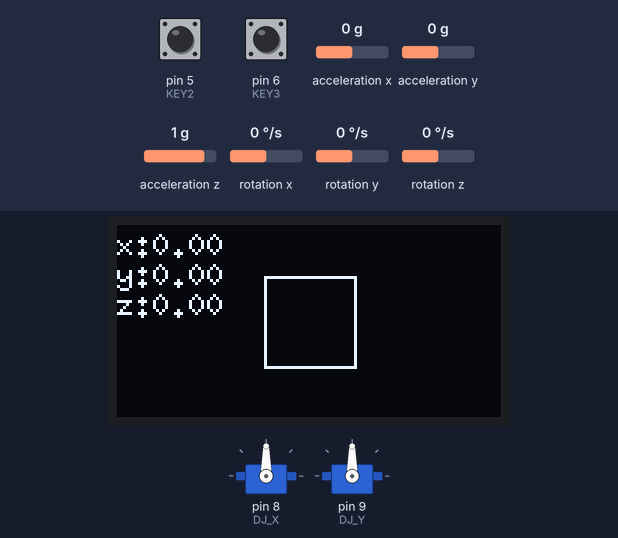
Recording of a sketch running on a simulated Arduino Mega 2560, built with avr-gcc and run on an emulated ATmega2560. On the bench: 128×64 one-colour display, 2 × servo. Inputs (shaded band) come from the test bench; at power-on: pin 5 (KEY2) LOW, rotation z 0 °/s, acceleration x 0 g, pin 6 (KEY3) LOW, acceleration y 0 g, acceleration z 1 g, rotation x 0 °/s, rotation y 0 °/s. The sensor or clock chip raises its interrupt line as the real part does; what the sketch prints to the serial monitor is not drawn.

Above: at 1.7 s.
1.8 s: pin 5 (KEY2) pulled HIGH for 1 s
At 3.5 s:
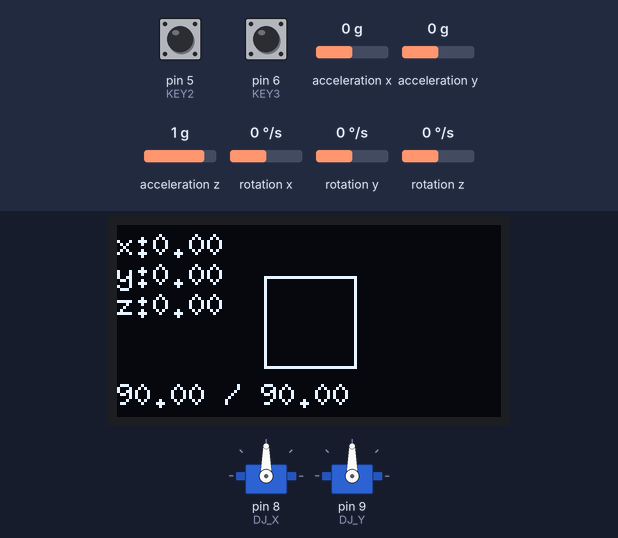
4.3 s: rotation z set to 28 °/s
At 5.4 s:
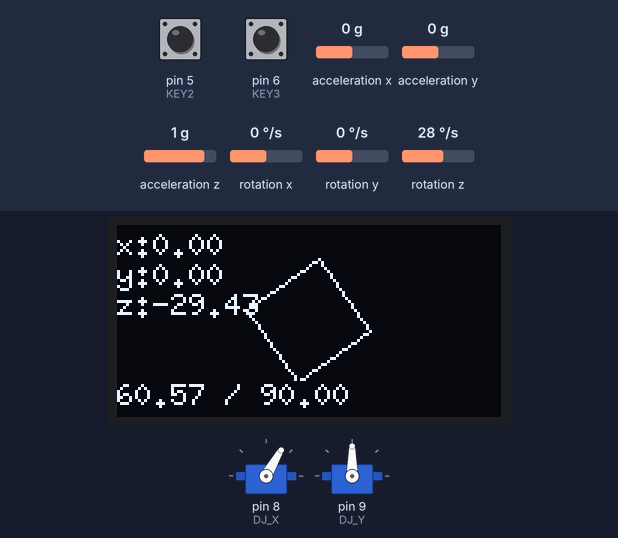
6.4 s: acceleration x set to -1.4 g
At 7.56 s:
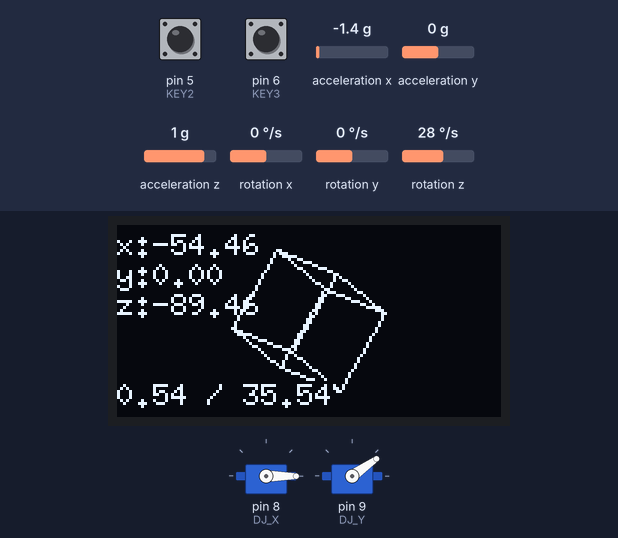
Timing chart, 0 to 16.6 s (numbered marks = the images above; inputs shaded):
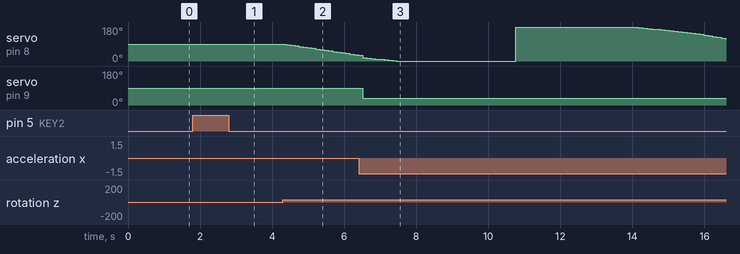

The sketch:

11GyroPTZControl.ino
```cpp
#include <Arduino.h>
#include <U8g2lib.h>

#ifdef U8X8_HAVE_HW_SPI
#include <SPI.h>
#endif
#ifdef U8X8_HAVE_HW_I2C
#include <Wire.h>
#endif
//选择屏幕型号1.3寸SH1106 OLED屏幕
U8G2_SH1106_128X64_NONAME_F_HW_I2C u8g2(U8G2_R0, /* reset=*/ U8X8_PIN_NONE);
#include <Servo.h>

// 创建两个舵机对象
Servo myservo1, myservo2;
int pos = 0;    // 角度存储变量
int DJ_X = 8, DJ_Y = 9;//定义两个舵机控制引脚为CPU 8号和9号引脚

#include "I2Cdev.h"
#include "MPU6050_6Axis_MotionApps20.h"

#if I2CDEV_IMPLEMENTATION == I2CDEV_ARDUINO_WIRE
#include "Wire.h"
#endif

//创建陀螺仪
MPU6050 mpu;
//MPU6050 mpu(0x69); // <-- use for AD0 high
#define OUTPUT_READABLE_YAWPITCHROLL

#define INTERRUPT_PIN 50  // use pin 2 on Arduino Uno & most boards

bool blinkState = false;

// MPU 控制/状态变量
bool dmpReady = false;  // 若DMP初始化成功，设置为true
uint8_t mpuIntStatus;   // MPU中断状态
uint8_t devStatus;      // 设备运行状态 (0 = success, !0 = error)
uint16_t packetSize;    // 预留DMP 数据包大小 (默认 42 字节)
uint16_t fifoCount;     // FIFO计数器
uint8_t fifoBuffer[64]; // FIFO 存储缓冲区

// orientation/motion vars
Quaternion q;           // [w, x, y, z]         四元数
VectorInt16 aa;         // [x, y, z]            加速度传感器测量值
VectorInt16 aaReal;     // [x, y, z]            无重力加速度传感器测量值
VectorInt16 aaWorld;    // [x, y, z]            通用坐标传感器测量值
VectorFloat gravity;    // [x, y, z]            重力矢量
float euler[3];         // [psi, theta, phi]    欧拉角
float ypr[3];           // [yaw, pitch, roll]   航向角/俯仰角/横滚角和重力矢量

// packet structure for InvenSense teapot demo
uint8_t teapotPacket[14] = { '$', 0x02, 0, 0, 0, 0, 0, 0, 0, 0, 0x00, 0x00, '\r', '\n' };


volatile bool mpuInterrupt = false;     // 赋MPU中断初值为false
void dmpDataReady() {
  mpuInterrupt = true;
}
///////////////////////////////////////////////////////////////////////////////////////

float cube[8][3] = {{ -15, -15, -15}, { -15, 15, -15}, {15, 15, -15}, {15, -15, -15}, { -15, -15, 15}, { -15, 15, 15}, {15, 15, 15}, {15, -15, 15}}; //立方体各点坐标
int lineid[] = {1, 2, 2, 3, 3, 4, 4, 1, 5, 6, 6, 7, 7, 8, 8, 5, 8, 4, 7, 3, 6, 2, 5, 1}; //记录点之间连接顺序
//计算立方体矩阵乘法
float* matconv(float* a, float b[3][3]) {
  float res[3];
  for (int i = 0; i < 3; i++)
    res[i] = b[i][0] * a[0] + b[i][1] * a[1] + b[i][2] * a[2];
  for (int i = 0; i < 3; i++)a[i] = res[i];
  return a;
}
//旋转立方体向量函数
void rotate(float* obj, float x, float y, float z) {
  x /= PI; y /= PI; z /= PI;
  float rz[3][3] = {{cos(z), -sin(z), 0}, {sin(z), cos(z), 0}, {0, 0, 1}};
  float ry[3][3] = {{1, 0, 0}, {0, cos(y), -sin(y)}, {0, sin(y), cos(y)}};
  float rx[3][3] = {{cos(x), 0, sin(x)}, {0, 1, 0}, { -sin(x), 0, cos(x)}};
  matconv(matconv(matconv(obj, rz), ry), rx);
}
int KEY1 = 4;//定义按键KEY1为4号引脚
int KEY2 = 5;//定义按键KEY2为5号引脚
int KEY3 = 6;//定义按键KEY3为6号引脚
float m_x, m_y, m_z;//定义陀螺仪俯仰角、横滚角、航向角缓存变量
float am_x, am_y, am_z;//定义陀螺仪俯仰角、横滚角、航向角变量
int dj_qiy = 0;//云台启动信号，初始化为0，未启动
float dj_x, dj_y, dj_z;//定义舵机变
void setup() {
  u8g2.begin();//构造u8g2模式：初始化显示器，重置清屏，唤醒屏幕
  pinMode(KEY1, INPUT);//设置KEY1引脚为输入引脚
  pinMode(KEY2, INPUT);//设置KEY2引脚为输入引脚
  pinMode(KEY3, INPUT);//设置KEY3引脚为输入引脚
  myservo1.attach(DJ_X);  // 控制线连接数字9
  myservo2.attach(DJ_Y);  // 控制线连接数字8
  u8g2.clearBuffer();          // 清显示屏缓冲区

  u8g2.setFont(u8g2_font_6x10_mf  ); // 设置字体
  u8g2.setCursor(0, 10);
  u8g2.print("MPU6050...");//显示"MPU6050..."
  u8g2.sendBuffer();          // 发送缓冲区数据至显示器，发刷新消息
 // 连接IIC总线， (IIC设备库不会自动连接)
#if I2CDEV_IMPLEMENTATION == I2CDEV_ARDUINO_WIRE
  Wire.begin();//初始化IIC连接，加入IIC总线
  Wire.setClock(400000); // IIC总线时钟频率400kHz
#elif I2CDEV_IMPLEMENTATION == I2CDEV_BUILTIN_FASTWIRE
  Fastwire::setup(400, true);
#endif

  Serial.begin(115200);//初始化串口，波特率为：115200bps
  while (!Serial); //等待串口初始化成功

  Serial.println(F("Initializing I2C devices..."));//显示正在初始化IIC设备
  mpu.initialize();//MPU初始化


  // 加载、配置DMP
  Serial.println(F("Initializing DMP..."));//显示正在初始化DMP
  devStatus = mpu.dmpInitialize();//DMP初始化，并返回状态值

  // 给定陀螺仪偏移量
  mpu.setXGyroOffset(220);
  mpu.setYGyroOffset(76);
  mpu.setZGyroOffset(-85);
  mpu.setZAccelOffset(1788); // 出厂默认值1788

  // 设备正常运行
  if (devStatus == 0) {
    // 产生偏移，校准MPU6050
    mpu.CalibrateAccel(6);
    mpu.CalibrateGyro(6);
    mpu.PrintActiveOffsets();
    // 打开DMP, DMP准备好
    Serial.println(F("Enabling DMP..."));
    mpu.setDMPEnabled(true);

    // 使能中断检测
    Serial.print(F("Enabling interrupt detection (Arduino external interrupt "));
    Serial.print(digitalPinToInterrupt(INTERRUPT_PIN));
    Serial.println(F(")..."));
    attachInterrupt(digitalPinToInterrupt(INTERRUPT_PIN), dmpDataReady, RISING);
    mpuIntStatus = mpu.getIntStatus();

    // 设置DMP准备好标志
    Serial.println(F("DMP ready! Waiting for first interrupt..."));
    dmpReady = true;

    // 获取DMP数据包大小
    packetSize = mpu.dmpGetFIFOPacketSize();
  } else {
    // 1 表示初始化内存失败
    // 2 表示DMP配置更新失败
    // (if it's going to break, usually the code will be 1)
    Serial.print(F("DMP Initialization failed (code "));
    Serial.print(devStatus);
    Serial.println(F(")"));
  }
  //for (int i = 0; i < 8; i++)rotate(cube[i], 0.1, 0.1, 0.1); //旋转每个点

}

void loop() {
  // 若DMP未准备好,直接返回
  if (!dmpReady) return;
  // 读取陀螺仪数据
  if (mpu.dmpGetCurrentFIFOPacket(fifoBuffer)) { // 获取最新数据包
    //陀螺仪数据
    mpu.dmpGetQuaternion(&q, fifoBuffer);//读取四元数
    mpu.dmpGetGravity(&gravity, &q);//读取重力矢量
    mpu.dmpGetYawPitchRoll(ypr, &q, &gravity);//读取航向角、俯仰角、横滚角
    // 计算欧拉角
    am_x = ypr[0] * 180 / M_PI;
    am_y = ypr[1] * 180 / M_PI;
    am_z = ypr[2] * 180 / M_PI;
     // 串口监视器显示欧拉角
    Serial.print("ypr\t");
    Serial.print(am_x);
    Serial.print("\t");
    Serial.print(am_y);
    Serial.print("\t");
    Serial.println(am_z);
    //计算旋转立方体矩阵
    for (int i = 0; i < 8; i++)rotate(cube[i], (m_z - am_z) * 0.1, (m_y - am_y) * 0.1 , (m_x - am_x) * 0.1); //旋转每个点am_z - m_z
     //将欧拉角暂存至缓冲区
    if (m_x != am_x)
      m_x = am_x;
    if (m_y != am_y)
      m_y = am_y;
    if (m_z != am_z)
      m_z = am_z;
  }

  //OLED屏上显示欧拉角
  u8g2.clearBuffer();          // 清显示屏缓冲区
  u8g2.setFont(u8g2_font_6x10_mf  ); // 设置字体
  u8g2.setCursor(0, 10);
  //安装时陀螺仪的x方向和y方向互换了
  u8g2.print("x:");
  u8g2.print(am_y);

  u8g2.setCursor(0, 20);
  u8g2.print("y:");
  u8g2.print(am_z);

  u8g2.setCursor(0, 30);
  u8g2.print("z:");
  u8g2.print(am_x);

  //绘制立方体
  for (int i = 0; i < 24; i += 2) {
    u8g2.drawLine(64 + cube[lineid[i] - 1][0], 32 + cube[lineid[i] - 1][1], 64 + cube[lineid[i + 1] - 1][0], 32 + cube[lineid[i + 1] - 1][1]);
  }


  //按下KEY2键，云台以启动时位置为零点进行自稳追踪
  if (digitalRead(KEY2) == HIGH)
  {
    delay(100);
    //舵机角度校零
    if (digitalRead(KEY2) == HIGH)
    {
      dj_qiy = !dj_qiy;//云台舵机启动控制电平翻转，再按KEY2键，退出云台自稳控制。
      //赋舵机零点参考值
      dj_x = am_x;
      dj_y = am_y;
    }
  }
  //按下KEY3键，云台以当前位姿为零点进行自稳追踪
  if (dj_qiy)
  {
    //舵机角度校零
    if (digitalRead(KEY3) == HIGH)
    {
      delay(100);
      if (digitalRead(KEY3) == HIGH)
      {
        //以陀螺仪当前位姿为参考零点
        dj_x = am_x;
        dj_y = am_y;
      }
    }
    myservo1.write(180 - ((dj_x - am_x) + 90));        // 控制舵机1旋转
    myservo2.write(180 - ((dj_y - am_y) + 90));        // 控制舵机2旋转
    u8g2.setCursor(0, 60);

    u8g2.print(180 - ((dj_x - am_x) + 90));//显示舵机1旋转角度
    u8g2.print(" / ");
    u8g2.print(180 - ((dj_y - am_y) + 90));//显示舵机2旋转角度

  }
  u8g2.sendBuffer();          // 发送缓冲区数据至显示器，发刷新消息

}
```

Measured:
- after the input at 1.8 s, the display: changes after 0.19 s (image 1)
- after the input at 4.3 s, servo on pin 8 (DJ_X): moves from 90° to 30° over 2.0 s, starting after 0.09 s; the display: first changes after 0.14 s (image 2 shows a later state)
- after the input at 6.4 s, servo on pin 9 (DJ_Y): 90° → 35° after 0.11 s
